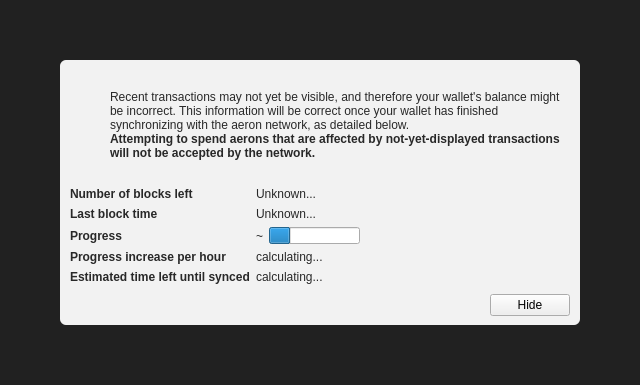
<?xml version="1.0" encoding="UTF-8"?>
<ui version="4.0">
 <class>ModalOverlay</class>
 <widget class="ModalOverlay" name="ModalOverlay">
  <property name="geometry">
   <rect>
    <x>0</x>
    <y>0</y>
    <width>640</width>
    <height>385</height>
   </rect>
  </property>
  <property name="windowTitle">
   <string>Form</string>
  </property>
  <layout class="QVBoxLayout" name="verticalLayout" stretch="0">
   <property name="sizeConstraint">
    <enum>QLayout::SetDefaultConstraint</enum>
   </property>
   <property name="leftMargin">
    <number>0</number>
   </property>
   <property name="topMargin">
    <number>0</number>
   </property>
   <property name="rightMargin">
    <number>0</number>
   </property>
   <property name="bottomMargin">
    <number>0</number>
   </property>
   <item>
    <widget class="QWidget" name="bgWidget" native="true">
     <property name="styleSheet">
      <string notr="true">#bgWidget { background: rgba(0,0,0,220); }</string>
     </property>
     <layout class="QVBoxLayout" name="verticalLayoutMain" stretch="1">
      <property name="leftMargin">
       <number>60</number>
      </property>
      <property name="topMargin">
       <number>60</number>
      </property>
      <property name="rightMargin">
       <number>60</number>
      </property>
      <property name="bottomMargin">
       <number>60</number>
      </property>
      <item>
       <widget class="QWidget" name="contentWidget" native="true">
        <property name="styleSheet">
         <string notr="true">#contentWidget { background: rgba(255,255,255,240); border-radius: 6px; }

QLabel { color: rgb(40,40,40);  }</string>
        </property>
        <layout class="QVBoxLayout" name="verticalLayoutSub" stretch="1,0,0,0">
         <property name="spacing">
          <number>0</number>
         </property>
         <property name="leftMargin">
          <number>10</number>
         </property>
         <property name="topMargin">
          <number>10</number>
         </property>
         <property name="rightMargin">
          <number>10</number>
         </property>
         <property name="bottomMargin">
          <number>10</number>
         </property>
         <item>
          <layout class="QHBoxLayout" name="horizontalLayoutIconText" stretch="0,1">
           <property name="topMargin">
            <number>20</number>
           </property>
           <item>
            <layout class="QVBoxLayout" name="verticalLayoutIcon">
             <property name="leftMargin">
              <number>0</number>
             </property>
             <item>
              <widget class="QPushButton" name="warningIcon">
               <property name="enabled">
                <bool>false</bool>
               </property>
               <property name="text">
                <string/>
               </property>
               <property name="icon">
                <iconset>
                 <normaloff>:/icons/warning</normaloff>
                 <disabledoff>:/icons/warning</disabledoff>:/icons/warning</iconset>
               </property>
               <property name="iconSize">
                <size>
                 <width>48</width>
                 <height>48</height>
                </size>
               </property>
               <property name="flat">
                <bool>true</bool>
               </property>
              </widget>
             </item>
             <item>
              <spacer name="verticalSpacerWarningIcon">
               <property name="orientation">
                <enum>Qt::Vertical</enum>
               </property>
               <property name="sizeHint" stdset="0">
                <size>
                 <width>20</width>
                 <height>40</height>
                </size>
               </property>
              </spacer>
             </item>
            </layout>
           </item>
           <item>
            <layout class="QVBoxLayout" name="verticalLayoutInfoText">
             <property name="leftMargin">
              <number>0</number>
             </property>
             <property name="topMargin">
              <number>0</number>
             </property>
             <item>
              <widget class="QLabel" name="infoText">
               <property name="text">
                <string>Recent transactions may not yet be visible, and therefore your wallet's balance might be incorrect. This information will be correct once your wallet has finished synchronizing with the aeron network, as detailed below.</string>
               </property>
               <property name="textFormat">
                <enum>Qt::RichText</enum>
               </property>
               <property name="wordWrap">
                <bool>true</bool>
               </property>
              </widget>
             </item>
             <item>
              <widget class="QLabel" name="infoTextStrong">
               <property name="font">
                <font>
                 <weight>75</weight>
                 <bold>true</bold>
                </font>
               </property>
               <property name="text">
                <string>Attempting to spend aerons that are affected by not-yet-displayed transactions will not be accepted by the network.</string>
               </property>
               <property name="textFormat">
                <enum>Qt::RichText</enum>
               </property>
               <property name="wordWrap">
                <bool>true</bool>
               </property>
              </widget>
             </item>
             <item>
              <spacer name="verticalSpacerInTextSpace">
               <property name="orientation">
                <enum>Qt::Vertical</enum>
               </property>
               <property name="sizeHint" stdset="0">
                <size>
                 <width>20</width>
                 <height>40</height>
                </size>
               </property>
              </spacer>
             </item>
            </layout>
           </item>
          </layout>
         </item>
         <item>
          <spacer name="verticalSpacerAfterText">
           <property name="orientation">
            <enum>Qt::Vertical</enum>
           </property>
           <property name="sizeHint" stdset="0">
            <size>
             <width>20</width>
             <height>40</height>
            </size>
           </property>
          </spacer>
         </item>
         <item>
          <layout class="QFormLayout" name="formLayout">
           <property name="fieldGrowthPolicy">
            <enum>QFormLayout::FieldsStayAtSizeHint</enum>
           </property>
           <property name="horizontalSpacing">
            <number>6</number>
           </property>
           <property name="verticalSpacing">
            <number>6</number>
           </property>
           <property name="topMargin">
            <number>10</number>
           </property>
           <item row="0" column="0">
            <widget class="QLabel" name="labelNumberOfBlocksLeft">
             <property name="font">
              <font>
               <weight>75</weight>
               <bold>true</bold>
              </font>
             </property>
             <property name="text">
              <string>Number of blocks left</string>
             </property>
            </widget>
           </item>
           <item row="0" column="1">
            <widget class="QLabel" name="numberOfBlocksLeft">
             <property name="text">
              <string>Unknown...</string>
             </property>
            </widget>
           </item>
           <item row="1" column="0">
            <widget class="QLabel" name="labelLastBlockTime">
             <property name="font">
              <font>
               <weight>75</weight>
               <bold>true</bold>
              </font>
             </property>
             <property name="text">
              <string>Last block time</string>
             </property>
            </widget>
           </item>
           <item row="1" column="1">
            <widget class="QLabel" name="newestBlockDate">
             <property name="sizePolicy">
              <sizepolicy hsizetype="Maximum" vsizetype="Preferred">
               <horstretch>0</horstretch>
               <verstretch>0</verstretch>
              </sizepolicy>
             </property>
             <property name="text">
              <string>Unknown...</string>
             </property>
            </widget>
           </item>
           <item row="2" column="0">
            <widget class="QLabel" name="labelSyncDone">
             <property name="font">
              <font>
               <weight>75</weight>
               <bold>true</bold>
              </font>
             </property>
             <property name="text">
              <string>Progress</string>
             </property>
            </widget>
           </item>
           <item row="2" column="1">
            <layout class="QHBoxLayout" name="horizontalLayoutSync" stretch="0,1">
             <item>
              <widget class="QLabel" name="percentageProgress">
               <property name="text">
                <string notr="true">~</string>
               </property>
              </widget>
             </item>
             <item>
              <widget class="QProgressBar" name="progressBar">
               <property name="value">
                <number>24</number>
               </property>
               <property name="format">
                <string/>
               </property>
              </widget>
             </item>
            </layout>
           </item>
           <item row="4" column="0">
            <widget class="QLabel" name="labelProgressIncrease">
             <property name="font">
              <font>
               <weight>75</weight>
               <bold>true</bold>
              </font>
             </property>
             <property name="text">
              <string>Progress increase per hour</string>
             </property>
            </widget>
           </item>
           <item row="4" column="1">
            <widget class="QLabel" name="progressIncreasePerH">
             <property name="text">
              <string>calculating...</string>
             </property>
            </widget>
           </item>
           <item row="5" column="0">
            <widget class="QLabel" name="labelEstimatedTimeLeft">
             <property name="font">
              <font>
               <weight>75</weight>
               <bold>true</bold>
              </font>
             </property>
             <property name="text">
              <string>Estimated time left until synced</string>
             </property>
            </widget>
           </item>
           <item row="5" column="1">
            <widget class="QLabel" name="expectedTimeLeft">
             <property name="text">
              <string>calculating...</string>
             </property>
            </widget>
           </item>
          </layout>
         </item>
         <item>
          <layout class="QHBoxLayout" name="horizontalLayoutButtons">
           <property name="leftMargin">
            <number>10</number>
           </property>
           <property name="topMargin">
            <number>10</number>
           </property>
           <item>
            <spacer name="horizontalSpacer">
             <property name="orientation">
              <enum>Qt::Horizontal</enum>
             </property>
             <property name="sizeHint" stdset="0">
              <size>
               <width>40</width>
               <height>20</height>
              </size>
             </property>
            </spacer>
           </item>
           <item>
            <widget class="QPushButton" name="closeButton">
             <property name="text">
              <string>Hide</string>
             </property>
            </widget>
           </item>
          </layout>
         </item>
        </layout>
       </widget>
      </item>
     </layout>
    </widget>
   </item>
  </layout>
 </widget>
 <customwidgets>
  <customwidget>
   <class>ModalOverlay</class>
   <extends>QWidget</extends>
   <header>modaloverlay.h</header>
   <container>1</container>
  </customwidget>
 </customwidgets>
 <resources/>
 <connections/>
</ui>
